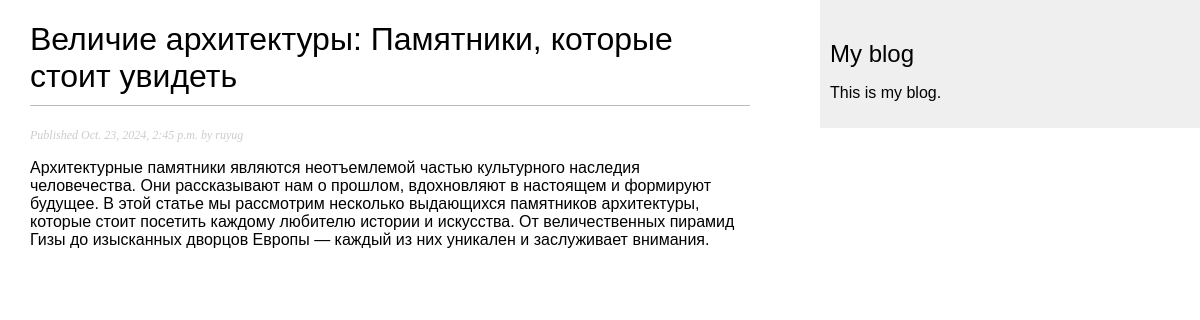
Page /blog/7/ on the committed database.
### blog/models.py (models this page shows, shortened)
class Post(models.Model):
    class Status(models.TextChoices):
        DRAFT = 'DF', 'Draft'
        PUBLISHED = 'PB', 'Published'
    title = models.CharField(max_length=250)
    slug = models.SlugField(max_length=250)
    author = models.ForeignKey(
        settings.AUTH_USER_MODEL,
        on_delete=models.CASCADE,
        related_name='blog_posts'
    )
    body = models.TextField()
    publish = models.DateTimeField(default=timezone.now)
    created = models.DateTimeField(auto_now_add=True)
    updated = models.DateTimeField(auto_now_add=True)
    status = models.CharField(
        max_length=2,
        choices=Status,
        default=Status.DRAFT
    )
    objects = models.Manager()
    published = PublishedManager()
    class Meta:
        ordering = ['-publish']
        indexes = [
            models.Index(fields=['-publish']),
            ]

### blog/views.py (the view)
# urls.py: path('<int:id>/', views.post_detail, name='post_detail'),
def post_detail(request, id):
    post = get_object_or_404(
        Post,
        id=id,
        status=Post.Status.PUBLISHED
    )
    return render(
        request,
        'blog/post/detail.html',
        {'post': post}
    )

### blog/templates/blog/post/detail.html (shortened to what this page needs)
{% extends "blog/base.html" %}
{% block content %}
  <h1>{{ post.title }}</h1>
  <p class="date">
    Published {{ post.publish }} by {{ post.author }}
  </p>
  {{ post.body|linebreaks }}
{% endblock %}

### blog/static/css/blog.css (style rules this page uses)
body { margin:0; padding:0; font-family:helvetica, sans-serif; }
h1 { font-weight:normal; border-bottom:1px solid #bbb; padding:0 0 10px 0; }
p.date { color:#ccc; font-family: georgia, serif; font-size: 12px; font-style: italic; }

### rows in the picture
Post: title "Величие архитектуры: Памятники, которые стоит увидеть", publish "Oct. 23, 2024, 2:45 p.m.", author "ruyug", body "Архитектурные памятники являются неотъемлемой частью культурного наследия человечества. Они рассказывают нам о прошлом, вдохновляют в настоящем и формируют будущее. В этой статье мы рассмотрим несколько выдающихся памятников архитектуры, которые стоит посетить каждому любителю истории и искусства. От величественных пирамид Гизы до изысканных дворцов Европы — каждый из них уникален и заслуживает внимания."
